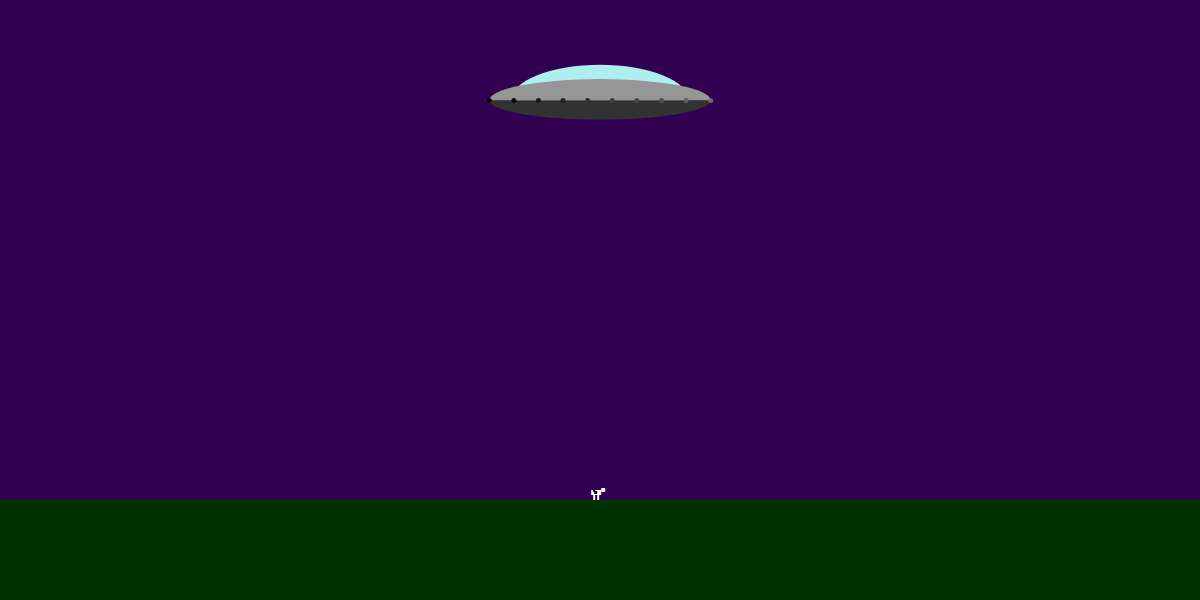
Frame 1 (no input)
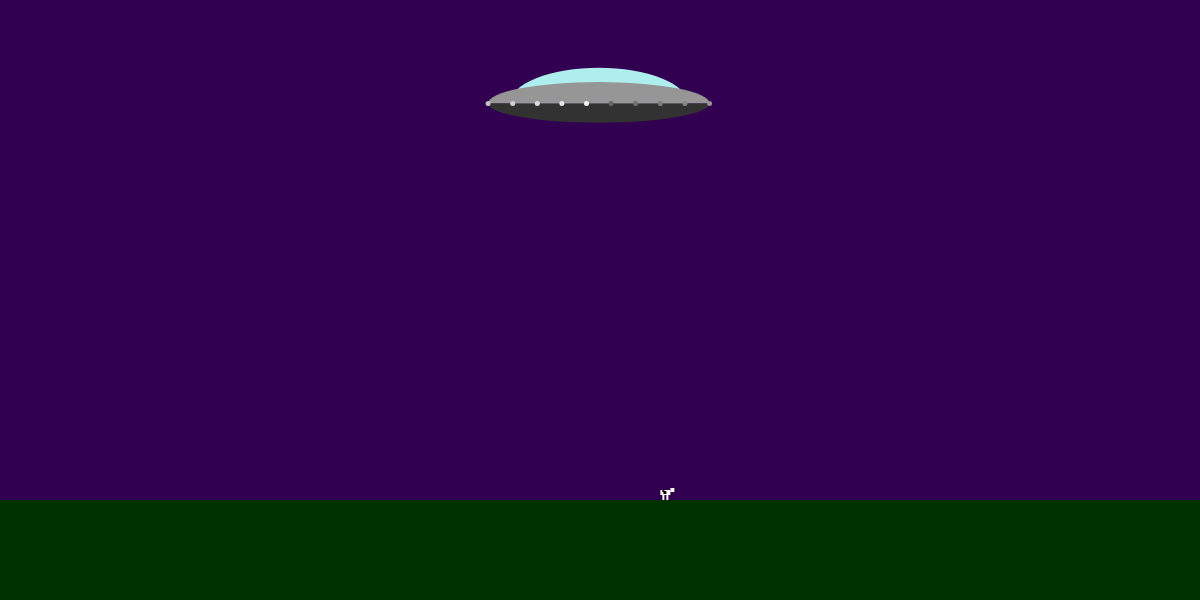
Frame 60 (no input)
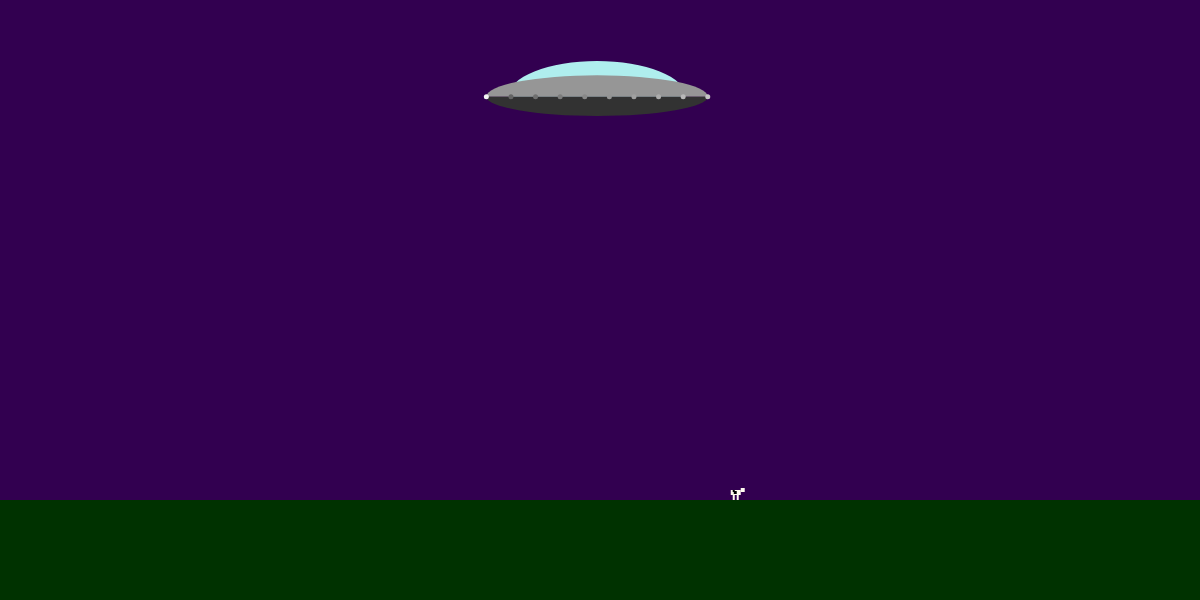
Frame 120 (the mouse pressed at the canvas centre since frame 60)

The p5.js sketch that drew these frames (run headless with seeded random() and noise() and a simulated clock; from frame 60 on, the mouse is pressed at the canvas centre):

// p5.js sketch
// ── sketch.js
//Topic 1.1 
//Object orientation revisted
//part two

var flyingSaucer;
var cow;

function FlyingSaucer(x,y)
{
    //public
    this.x = x;
    this.y = y;
    this.beamOn = false;
    
    //private
    var fs_width = random(150,250);
    var fs_height = random(75,125);
    var window_width = random(0.65,0.85);
    var window_height = random(0.75,1);
    var base_height = random(0.25,0.5);
    var num_lights = floor(random(5,25));
    var light_inc = floor(random(5,10));
    var brightnesses = [];

    var self = this;
    
    
    ///////////methods/////////////
    
    this.hover = function()
    {
        this.x += random(-1,1);
        this.y += random(-1,1); 
        
        if(!this.beamOn && random() > 0.995)
        {
            this.beamOn = true;
        }
        else if(this.beamOn && random() > 0.999)
        {
            this.beamOn = false;
        }
    }

    
    this.draw = function()
    {
        if(this.beamOn)
        {
            this.beam();
        }
        
        
        //draw the window
        fill(175,238,238);
        arc(
            this.x,
            this.y,
            fs_width * window_width,
            fs_height * window_height,
            PI,TWO_PI);

        //draw the body
        fill(150);
        arc(
            this.x,
            this.y,
            fs_width,
            fs_height/2,
            PI,TWO_PI);

        //draw the base
        fill(50);
        arc(
            this.x,
            this.y,
            fs_width,
            fs_height * base_height,
            0,PI);

        //draw the lights
        var incr = (fs_width/(num_lights -1)); 

        for(var i = 0; i < num_lights; i++)
        {

            var x = this.x - fs_width/2 + i * incr;
            fill(brightnesses[i]);
            ellipse(
                x,
                this.y,
                5,
                5
            )
            brightnesses[i] += light_inc;
            if(brightnesses[i] > 255)
            {
                brightnesses[i] = 100;
            }
        }
    }   

    this.beam = function()
    {
        if(random() > 0.25)
        {
            fill(255,255,100,150);
            beginShape();
            vertex(this.x - 25,this.y + fs_height * base_height * 0.5);
            vertex(this.x + 25,this.y + fs_height * base_height * 0.5);
            vertex(this.x + 70,height - 100);
            vertex(this.x - 70,height - 100);
            endShape();
        }
    }

    //////// setup code /////////
    
    for(var i = 0; i < num_lights; i++)
    {
        brightnesses.push((i * light_inc * 2)%255);
    }

}


function Cow(x,y)
{
    //public
    this.x = x;
    this.y = y;
    this.direction = random(1,2);
    
    //private
    var step = 0;

    if(random() > 0.5)
    {
        this.direction *= -1;    
    }
    
   
    
    this.draw = function()
    {
        
        push();
        translate(this.x, this.y);
        if(this.direction > 0)
        {
            scale(-1,1);
        }
        
        fill(255,250,240)
        rect(0,-10,10,5);
        
        //legs
        if(step > 5)
        {
            rect(0,-5,2,5);
            rect(8,-5,2,5);
        }
        else
        {
            rect(2,-5,2,5);
            rect(6,-5,2,5);
        }
        
        //head
        rect(-4,-12,4,4);
        
        //markings
        fill(0);
        rect(4,-9,3,3);
        rect(6,-10,2,2);

        pop();
        

        
    }
    
    this.walk = function()
    {
        this.x += this.direction;
        step = (step + 1)%10;
    }

}



function setup()
{
    createCanvas(1200,600);
    noStroke();
    
    flyingSaucer = new FlyingSaucer(width/2,100);
    cow = new Cow(width/2, height - 100);

}

function draw()
{
    background(50,0,80);
    
    //draw the ground
    fill(0,50,0);
    rect(0,height - 100, width, 100);
    

    cow.walk();
    cow.draw();
    
    flyingSaucer.hover();
    flyingSaucer.draw();
    

}
